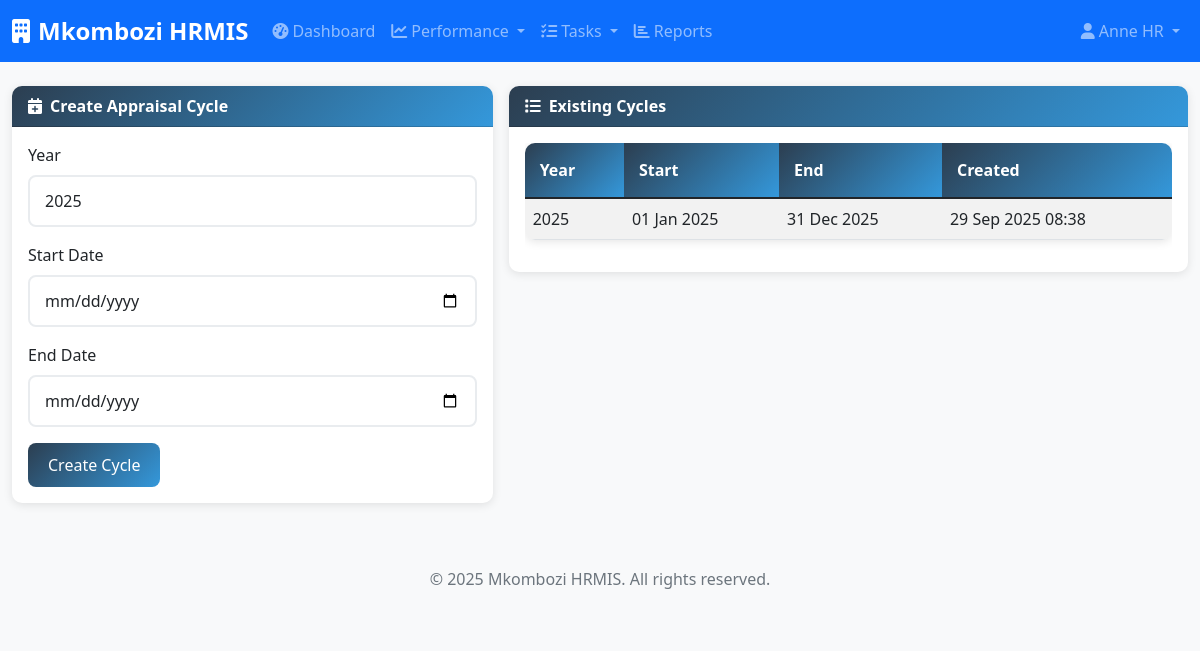
Screenshot of /appraisal_cycles.php (signed in) with the database file from the repository.
### tables this page shows
CREATE TABLE IF NOT EXISTS `appraisal_cycle` (
  `cycle_id` INT(11) NOT NULL AUTO_INCREMENT,
  `year` YEAR(4) NOT NULL,
  `start_date` DATE NOT NULL,
  `end_date` DATE NOT NULL,
  `created_at` TIMESTAMP NOT NULL DEFAULT CURRENT_TIMESTAMP(),
  PRIMARY KEY (`cycle_id`)
);

### config/config.php (called while the page is built, shortened)
<?php
function formatDate($date) {
    return date('d M Y', strtotime($date));
}
function formatDateTime($datetime) {
    return date('d M Y H:i', strtotime($datetime));
}
?>

### appraisal_cycles.php (the view, shortened to what this page needs)
<?php
require_once __DIR__ . '/config/config.php';
$db = new Database();
$conn = $db->getConnection();
include __DIR__ . '/includes/header.php';
$rows = $conn->query('SELECT cycle_id, year, start_date, end_date, created_at FROM appraisal_cycle ORDER BY year DESC')->fetchAll(PDO::FETCH_ASSOC);
?>
<div class="row g-3">
    <div class="col-lg-5">
        <div class="card">
            <div class="card-header"><i class="fas fa-calendar-plus me-2"></i>Create Appraisal Cycle</div>
            <div class="card-body">
                <form method="post">
                    <div class="mb-3">
                        <label class="form-label">Year</label>
                        <input type="number" name="year" class="form-control" min="2000" max="2100" value="<?php echo date('Y'); ?>" required>
                    </div>
                    <div class="mb-3">
                        <label class="form-label">Start Date</label>
                        <input type="date" name="start_date" class="form-control" required>
                    </div>
                    <div class="mb-3">
                        <label class="form-label">End Date</label>
                        <input type="date" name="end_date" class="form-control" required>
                    </div>
                    <button type="submit" name="create_cycle" class="btn btn-primary">Create Cycle</button>
                </form>
            </div>
        </div>
    </div>
    <div class="col-lg-7">
        <div class="card">
            <div class="card-header"><i class="fas fa-list me-2"></i>Existing Cycles</div>
            <div class="card-body">
                <div class="table-responsive">
                    <table class="table table-striped align-middle">
                        <thead>
                            <tr>
                                <th>Year</th>
                                <th>Start</th>
                                <th>End</th>
                                <th>Created</th>
                            </tr>
                        </thead>
                        <tbody>
                            <?php if (!$rows) { echo '<tr><td colspan="4" class="text-center text-muted">No cycles yet.</td></tr>'; }
                            foreach ($rows as $r) {
                                echo '<tr>';
                                echo '<td>' . (int)$r['year'] . '</td>';
                                echo '<td>' . htmlspecialchars(formatDate($r['start_date'])) . '</td>';
                                echo '<td>' . htmlspecialchars(formatDate($r['end_date'])) . '</td>';
                                echo '<td>' . htmlspecialchars(formatDateTime($r['created_at'])) . '</td>';
                                echo '</tr>';
                            }
                            ?>
                        </tbody>
                    </table>
                </div>
            </div>
        </div>
    </div>
</div>
<?php include __DIR__ . '/includes/footer.php'; ?>

### assets/css/style.css (style rules this page uses)
:root { --primary-color: #2c3e50; --secondary-color: #3498db; --success-color: #27ae60; --warning-color: #f39c12; --danger-color: #e74c3c; --light-color: #ecf0f1; --dark-color: #2c3e50; }
body { font-family: 'Segoe UI', Tahoma, Geneva, Verdana, sans-serif; background-color: #f8f9fa; }
.card { border: none; border-radius: 10px; box-shadow: 0 2px 10px rgba(0,0,0,0.1); transition: transform 0.3s ease; }
.card-header { background: linear-gradient(135deg, var(--primary-color), var(--secondary-color)); color: white; border-radius: 10px 10px 0 0 !important; font-weight: 600; }
.btn-primary { background: linear-gradient(135deg, var(--primary-color), var(--secondary-color)); border: none; border-radius: 8px; padding: 10px 20px; font-weight: 500; transition: all 0.3s ease; }
.table { border-radius: 10px; overflow: hidden; box-shadow: 0 2px 10px rgba(0,0,0,0.1); }
.table thead th { background: linear-gradient(135deg, var(--primary-color), var(--secondary-color)); color: white; border: none; font-weight: 600; padding: 15px; }
.table tbody tr { transition: background-color 0.3s ease; }
.form-control { border-radius: 8px; border: 2px solid #e9ecef; padding: 12px 15px; transition: all 0.3s ease; }

### rows the page displays
appraisal_cycle: year "2025", start_date "01 Jan 2025", end_date "31 Dec 2025", created_at "29 Sep 2025 08:38"

### other values shown
APP_NAME "Mkombozi HRMIS"
$_SESSION['name'] "Anne HR"
